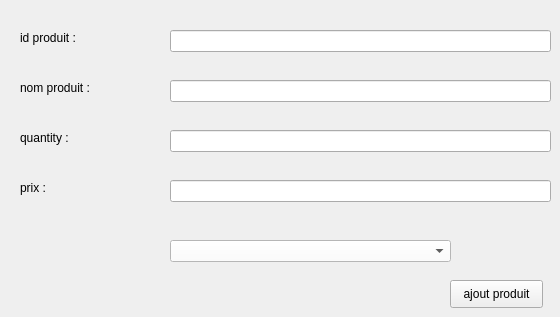
        <widget class="QWidget" name="tab_6">
         <attribute name="title">
          <string>ajouter produit</string>
         </attribute>
         <widget class="QLabel" name="label_8">
          <property name="geometry">
           <rect>
            <x>20</x>
            <y>30</y>
            <width>71</width>
            <height>16</height>
           </rect>
          </property>
          <property name="text">
           <string>id produit :</string>
          </property>
         </widget>
         <widget class="QLabel" name="label_9">
          <property name="geometry">
           <rect>
            <x>20</x>
            <y>80</y>
            <width>81</width>
            <height>16</height>
           </rect>
          </property>
          <property name="text">
           <string>nom produit :</string>
          </property>
         </widget>
         <widget class="QLabel" name="label_10">
          <property name="geometry">
           <rect>
            <x>20</x>
            <y>130</y>
            <width>61</width>
            <height>16</height>
           </rect>
          </property>
          <property name="text">
           <string>quantity :</string>
          </property>
         </widget>
         <widget class="QLabel" name="label_11">
          <property name="geometry">
           <rect>
            <x>20</x>
            <y>180</y>
            <width>55</width>
            <height>16</height>
           </rect>
          </property>
          <property name="text">
           <string>prix :</string>
          </property>
         </widget>
         <widget class="QLineEdit" name="lineEdit_IDP">
          <property name="geometry">
           <rect>
            <x>170</x>
            <y>30</y>
            <width>381</width>
            <height>22</height>
           </rect>
          </property>
         </widget>
         <widget class="QLineEdit" name="lineEdit_NOMP">
          <property name="geometry">
           <rect>
            <x>170</x>
            <y>80</y>
            <width>381</width>
            <height>22</height>
           </rect>
          </property>
         </widget>
         <widget class="QLineEdit" name="lineEdit_QP">
          <property name="geometry">
           <rect>
            <x>170</x>
            <y>130</y>
            <width>381</width>
            <height>22</height>
           </rect>
          </property>
         </widget>
         <widget class="QLineEdit" name="lineEdit_PP">
          <property name="geometry">
           <rect>
            <x>170</x>
            <y>180</y>
            <width>381</width>
            <height>22</height>
           </rect>
          </property>
         </widget>
         <widget class="QPushButton" name="pushButton_Ajout_P">
          <property name="geometry">
           <rect>
            <x>450</x>
            <y>280</y>
            <width>93</width>
            <height>28</height>
           </rect>
          </property>
          <property name="text">
           <string>ajout produit</string>
          </property>
         </widget>
         <widget class="QComboBox" name="comboBox_ajout">
          <property name="geometry">
           <rect>
            <x>170</x>
            <y>240</y>
            <width>281</width>
            <height>22</height>
           </rect>
          </property>
          <property name="styleSheet">
           <string notr="true">background-color: rgb(255, 255, 255);
color: rgb(0, 0, 0);</string>
          </property>
         </widget>
        </widget>
